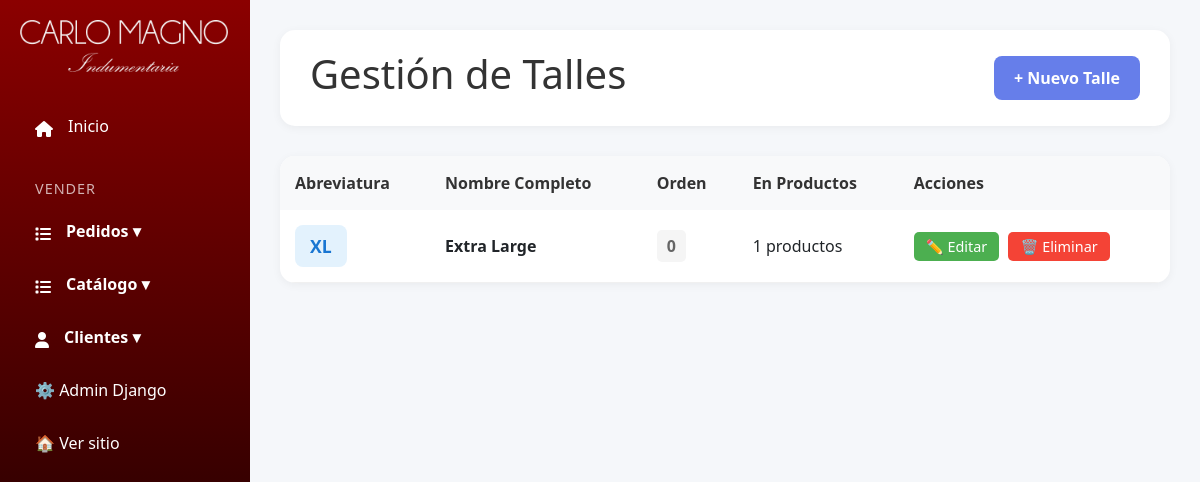
Screenshot of /panel/talles/ (signed in) with the database file from the repository.
### productos/models.py (models this page shows, shortened)
class Talle(models.Model):
    nombre = models.CharField(max_length=20, unique=True, verbose_name='Talle')
    abbreviation = models.CharField(
        max_length=10,
        verbose_name='Abreviatura',
        help_text='Ej: XS, S, M, L, XL'
    )
    order = models.PositiveIntegerField(default=0, verbose_name='Orden de visualización')
    esta_activo = models.BooleanField(default=True, verbose_name='Está activo')
    class Meta:
        verbose_name = 'Talle'
        verbose_name_plural = 'Talles'
        ordering = ['order', 'nombre']

### custom_admin/views.py (the view)
# urls.py: path('panel/talles/', admin_views.talles, name='talles'),
@login_required(login_url='login')
def talles(request):
    if not request.user.is_staff:
        return redirect('home')
    talles = Talle.objects.all()
    return render(request, 'custom_admin/talles.html', {'talles': talles})

### productos/context_processors.py (called while the page is built, shortened)
def cart_processor(request):
    carrito = None
    cantidad_total = 0
    if request.user.is_authenticated:
        try:
            carrito = Carrito.objects.get(usuario=request.user)
            cantidad_total = carrito.get_cantidad_total()
        except Carrito.DoesNotExist:
            pass
    return {
        'carrito': carrito,
        'carrito_cantidad': cantidad_total
    }

### productos/models.py (called while the page is built)
    def get_cantidad_total(self):
        return sum(item.cantidad for item in self.items.all())

### templates/custom_admin/talles.html (shortened to what this page needs)
{% extends 'custom_admin/base.html' %}
{% load static %}
{%block extra_css %}
<link rel="stylesheet" href="{% static 'css/talles.css' %}" />
{% endblock %}
{% block content %}
<div class="main-content">
	<div class="header">
		<h1>Gestión de Talles</h1>
		<a href="{% url 'agregar_talle' %}" class="btn btn-primary">+ Nuevo Talle</a>
	</div>
	{% if talles %}
	<div class="talles-table">
		<table>
			<thead>
				<tr>
					<th>Abreviatura</th>
					<th>Nombre Completo</th>
					<th>Orden</th>
					<th>En Productos</th>
					<th>Acciones</th>
				</tr>
			</thead>
			<tbody>
				{% for talle in talles %}
				<tr>
					<td>
						<span class="talle-badge">{{ talle.abbreviation }}</span>
					</td>
					<td><strong>{{ talle.nombre }}</strong></td>
					<td>
						<span class="order-badge">{{ talle.order }}</span>
					</td>
					<td>{{ talle.productos.count }} productos</td>
					<td>
						<a href="{% url 'editar_talle' talle.id %}" class="btn-edit">✏️ Editar</a>
						<a href="{% url 'eliminar_talle' talle.id %}" class="btn-delete">🗑️ Eliminar</a>
					</td>
				</tr>
				{% endfor %}
			</tbody>
		</table>
	</div>
	{% else %}
	<div class="empty-state">
		<h2>No hay talles registrados</h2>
	</div>
	{% endif %}
</div>
{% load static %}
{% endblock %}

### static/css/style_admin.css (style rules this page uses)
* { margin: 0; padding: 0; box-sizing: border-box; }
body { font-family: "Segoe UI", Tahoma, Geneva, Verdana, sans-serif; background: #f5f7fa; }
.main-content { margin-left: 250px; padding: 30px; }
.header { background: white; padding: 20px 30px; border-radius: 15px; box-shadow: 0 2px 10px rgba(0, 0, 0, 0.05); margin-bottom: 30px; display: flex; justify-content: space-between; align-items: center; }
.header h1 { color: #333; }
.btn { padding: 10px 20px; border: none; border-radius: 8px; cursor: pointer; font-weight: 600; text-decoration: none; display: inline-block; transition: all 0.3s ease; }
.btn-primary { background: #667eea; color: white; }
.btn-edit { background: #4caf50; color: white; padding: 5px 12px; border-radius: 5px; text-decoration: none; font-size: 0.9em; margin-right: 5px; }
.btn-delete { background: #f44336; color: white; padding: 5px 12px; border-radius: 5px; text-decoration: none; font-size: 0.9em; }
table { width: 100%; border-collapse: collapse; }
th { background: #f8f9fa; padding: 15px; text-align: left; color: #333; font-weight: 600; }
td { padding: 15px; border-bottom: 1px solid #f0f0f0; }

### static/css/talles.css (style rules this page uses)
.talles-table { background: white; border-radius: 15px; box-shadow: 0 2px 10px rgba(0, 0, 0, 0.05); overflow: hidden; }
.talle-badge { display: inline-block; background: #e3f2fd; color: #1976d2; padding: 8px 15px; border-radius: 8px; font-weight: 700; font-size: 1.1em; }
.order-badge { background: #f5f5f5; padding: 5px 10px; border-radius: 5px; font-weight: 600; color: #666; }

### rows the page displays
Talle: abbreviation "XL", nombre "Extra Large", order "0", productos.count "1"
